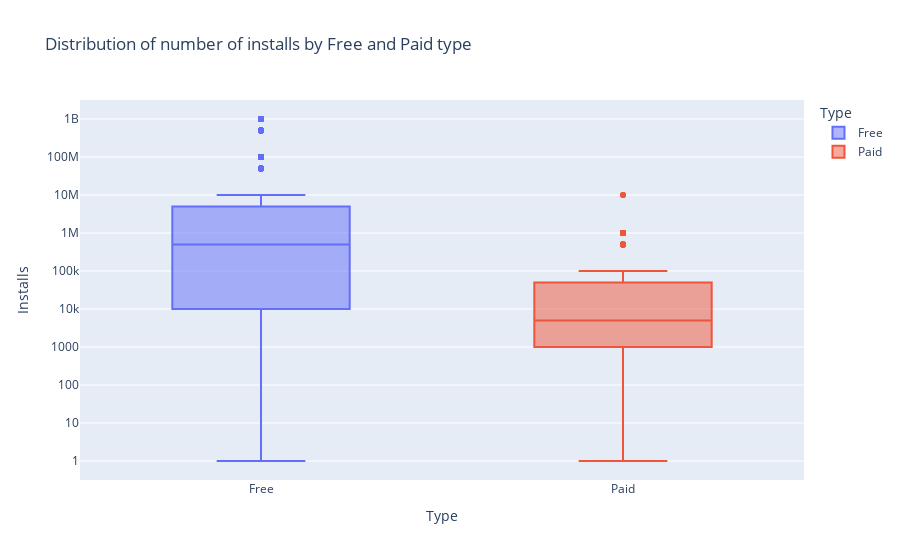

Here is the notebook cell this chart was saved with:
### Markdown cell above
### Distribution

### Code cell
box = px.box(df_clean_app, x='Type', y='Installs', color='Type',
            title = 'Distribution of number of installs by Free and Paid type')
box.update_layout(yaxis=dict(type='log'))
box.show()

### Figure 1 — Plotly figure (JSON) as saved in the notebook; plotly's stock layout.template omitted (floating-point values rounded to 4 significant figures; data arrays with more than 128 entries replaced by an {"elided": "..."} marker saying what was removed)
{"data": [{"alignmentgroup": "True", "hovertemplate": "Type=%{x}<br>Installs=%{y}<extra></extra>", "legendgroup": "Free", "marker": {"color": "#636efa"}, "name": "Free", "notched": false, "offsetgroup": "Free", "orientation": "v", "showlegend": true, "type": "box", "x": {"elided": "7595 str values"}, "x0": " ", "xaxis": "x", "y": {"elided": "7595 int values"}, "y0": " ", "yaxis": "y"}, {"alignmentgroup": "True", "hovertemplate": "Type=%{x}<br>Installs=%{y}<extra></extra>", "legendgroup": "Paid", "marker": {"color": "#EF553B"}, "name": "Paid", "notched": false, "offsetgroup": "Paid", "orientation": "v", "showlegend": true, "type": "box", "x": {"elided": "589 str values"}, "x0": " ", "xaxis": "x", "y": {"elided": "589 int values"}, "y0": " ", "yaxis": "y"}], "layout": {"boxmode": "overlay", "legend": {"title": {"text": "Type"}, "tracegroupgap": 0}, "title": {"text": "Distribution of number of installs by Free and Paid type"}, "xaxis": {"anchor": "y", "categoryarray": ["Free", "Paid"], "categoryorder": "array", "domain": [0, 1], "title": {"text": "Type"}}, "yaxis": {"anchor": "x", "domain": [0, 1], "title": {"text": "Installs"}, "type": "log"}}}
